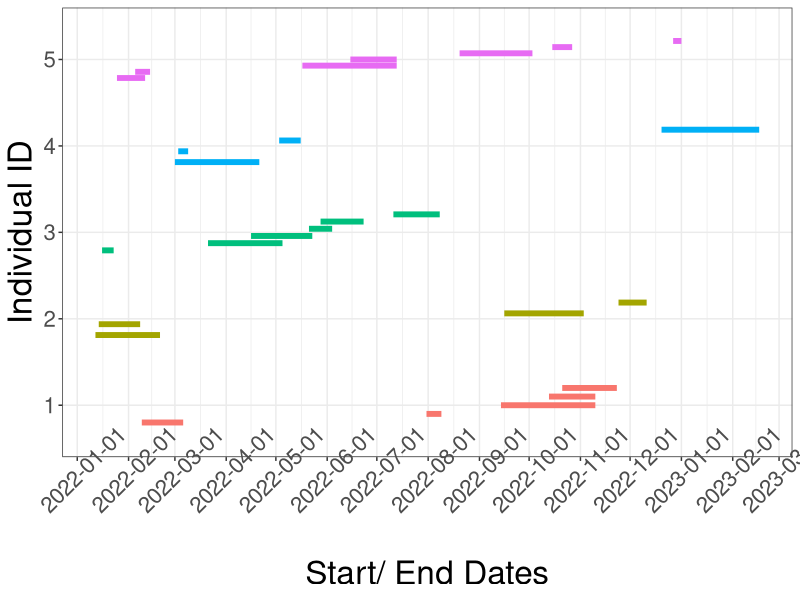
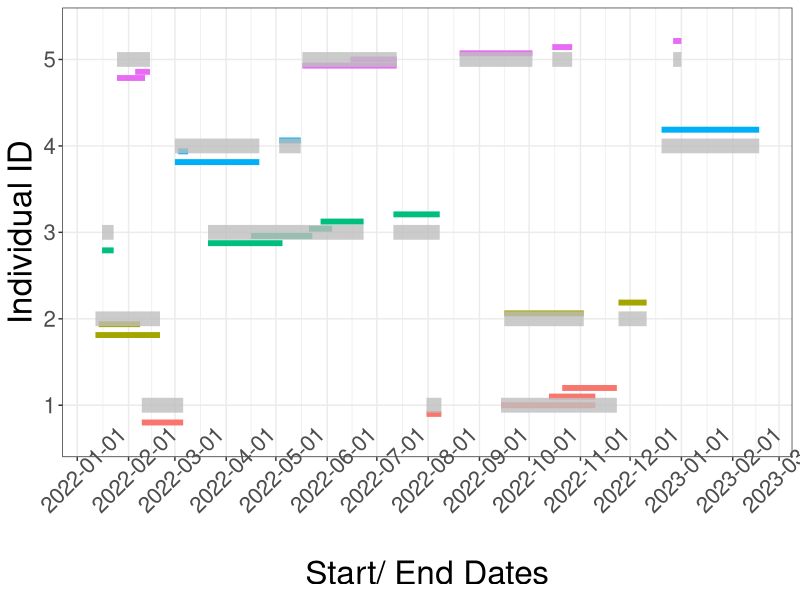

Here is the R script that generated these plots, in order:
## ---- chunk 1
#| code-fold: true 
library(tidyverse)
library(knitr)
library(kableExtra)

set.seed(12345)

# 10 individuals
ID <- 1:10

# 3 to 7 events per person 
n_events <- sample(3:7, 10, replace = TRUE)

duration_data <- tibble(ID = rep(ID, n_events)) |> 
  mutate(
    start_date = 
      sample(seq(as.Date('2022-01-01'), as.Date('2022-12-31'), by = "day"), n(), replace = TRUE),
    # 3 days - 2 months episodes 
    end_date = start_date + sample(3:60, n(), replace = TRUE)   
  ) |> 
  arrange(ID, start_date) |> 
  group_by(ID) |> 
  mutate(eventID = row_number())

## ---- chunk 2
#| eval: true 
head(duration_data, n=15) |> kable()
## ---- chunk 3
#| code-fold: true 
#| fig-cap: "Duration patterns by subject"
#| fig-cap-location: margin
#| fig-width: 15
#| fig-height: 7
library(ggplot2)

ggplot(duration_data |> filter(ID <= 5),
       aes(y = factor(ID), xmin = start_date, xmax = end_date, color = factor(ID))) +
  geom_linerange(position = position_dodge2(width = .5), linewidth = 2) +
  theme_bw() + 
  xlab("Start/ End Dates") + ylab("Individual ID") +
  scale_x_date(date_breaks = "1 month") + 
  theme(
    axis.text.x = element_text(size = 16, angle = 45),
    axis.text.y = element_text(size = 16),
    axis.title.x = element_text(size = 24),
    axis.title.y = element_text(size = 24),
    legend.position = 'none'
  )

## ---- chunk 4

gaps_and_islands <- 
duration_data |> 
  arrange(ID, start_date) |>    # <1>
  group_by(ID) |>               # <1> 
  mutate(
    prev_end      = if_else(eventID == 1, end_date, lag(end_date, 1)), # <2>   
    max_prior_end = as.Date(cummax(as.numeric(prev_end))),             # <3>
    new_island    = start_date > max_prior_end,                        # <4>
    coverageID    = cumsum(new_island)                                 # <5> 
  ) 
  

gaps_and_islands |>
  mutate_if(is.Date, ~ format(.x, '%m/%d')) |> 
  head(n=15) |> kable()

## ---- chunk 5
islands <-
gaps_and_islands |> 
  group_by(ID, coverageID) |> 
  summarise(
    start_date = first(start_date),
    end_date   = max(end_date) 
  )  
  

islands |> 
  head(n=10) |> kable() |> kable_styling(full_width=FALSE) |> 
  column_spec(1:4, width = "20em")
## ---- chunk 6
#| code-fold: true 
#| fig-cap: "Duration patterns by subject"
#| fig-cap-location: margin
#| fig-width: 15
#| fig-height: 7
library(ggplot2)

# start with original date range data 
ggplot(duration_data |> filter(ID <= 5),
       aes(y = factor(ID), xmin = start_date, xmax = end_date, color = factor(ID))) +
  geom_linerange(position = position_dodge2(width = .5), linewidth = 2) +
  
  # overlay the islands 
  geom_linerange(data = islands |> filter(ID <= 5),
                 mapping = aes(y = factor(ID), xmin = start_date, xmax = end_date),
                 color = "grey", alpha = .8, linewidth = 5) + 
  
  theme_bw() + 
  xlab("Start/ End Dates") + ylab("Individual ID") +
  scale_x_date(date_breaks = "1 month") + 
  theme(
    axis.text.x = element_text(size = 16, angle = 45),
    axis.text.y = element_text(size = 16),
    axis.title.x = element_text(size = 24),
    axis.title.y = element_text(size = 24),
    legend.position = 'none'
  )
